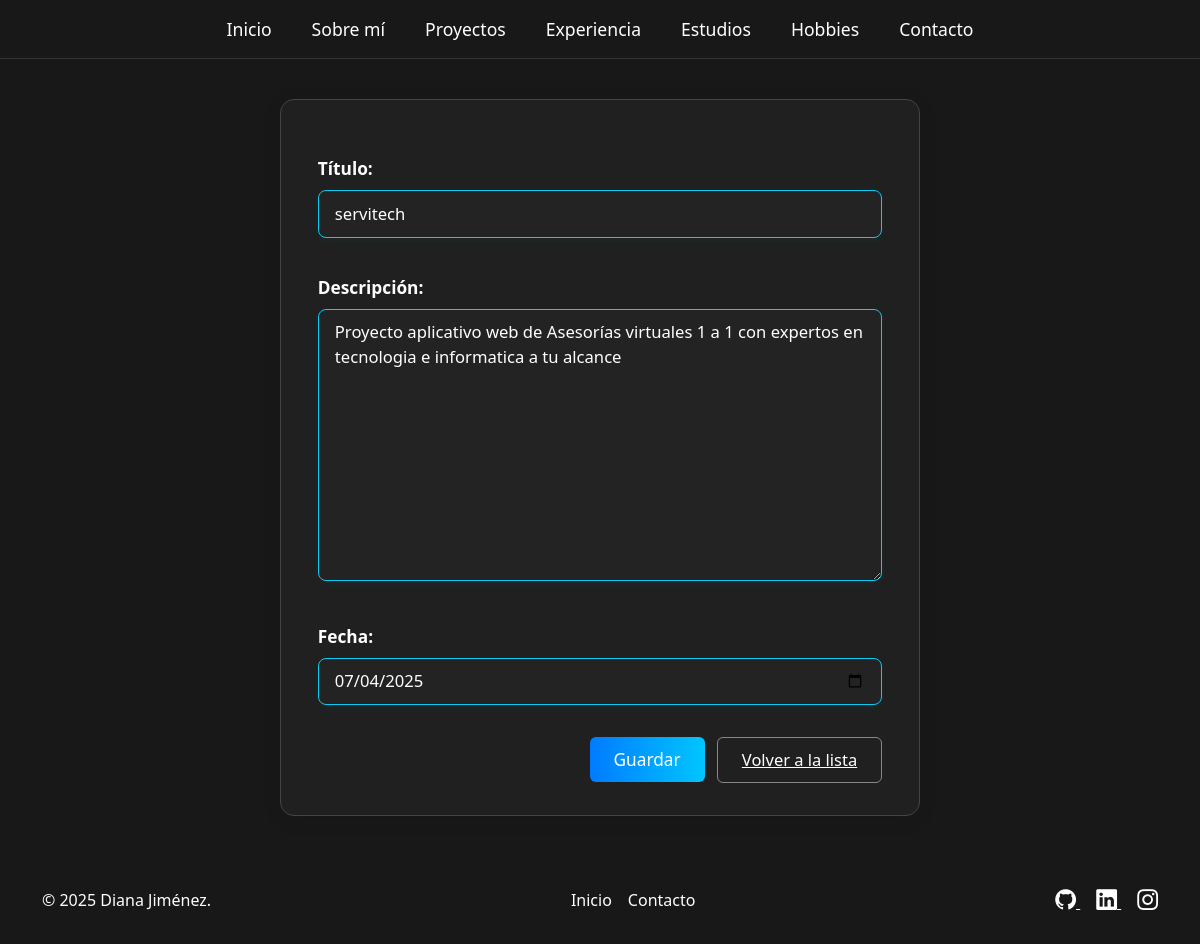
/proyectos/editar/1/, run on the app's committed database.
### portafolio_app/models.py (models this page shows, shortened)
class Proyecto(models.Model):
    titulo = models.CharField(max_length=100)
    descripcion = models.TextField()
    fecha = models.DateField()

### portafolio_app/views.py (the view)
# urls.py: path('proyectos/editar/<int:pk>/', views.editar_proyecto, name='editar_proyecto'),
def editar_proyecto(request, pk):
    proyecto = get_object_or_404(Proyecto, pk=pk)
    form = ProyectoForm(request.POST or None, instance=proyecto)
    if form.is_valid():
        form.save()
        return redirect('listaProyectos')
    return render(request, 'portafolio/formulario.html', {'form': form})

### portafolio_app/forms.py
class ProyectoForm(forms.ModelForm):
    class Meta:
        model = Proyecto
        fields = ['titulo', 'descripcion', 'fecha']
        widgets = {
            'fecha': forms.DateInput(attrs={'type': 'date', 'class': 'form-control'})
        }

### portafolio_app/templates/portafolio/formulario.html (shortened to what this page needs)
{% extends 'portafolio/base.html' %}
{% block contenido %}
<div class="crud-form">
    <form method="post">
        <div class="mb-3">
            <label for="id_titulo">Título:</label>
            {{ form.titulo }}
        </div>
        <div class="mb-3">
            <label for="id_descripcion">Descripción:</label>
            {{ form.descripcion }}
        </div>
        <div class="mb-3">
            <label for="id_fecha">Fecha:</label>
            {{ form.fecha }}
        </div>
        <div class="crud-form-actions">
            <button type="submit" class="crud-btn-primary">Guardar</button>
            <a href="{% url 'listaProyectos' %}" class="crud-btn-secondary">Volver a la lista</a>
        </div>
    </form>
</div>
{% endblock %}

### static/css/styles.css (style rules this page uses)
html, body { min-height: 100vh; background: #181818; }
body { display: flex; flex-direction: column; height: 100vh; color: #fff; }
body, h1, h2, h3, h4, h5, h6, p, ul, ol, li, label, span, a, .lead { color: #fff; }
.form-control, input, textarea, select { background-color: #2c2c2c; color: #e0e0e0; border: 1px solid #444; border-radius: 4px; padding: 10px; }
.form-control::placeholder, input::placeholder, textarea::placeholder, select::placeholder { color: #bdbdbd; }

### static/css/crud_portafolio.css (style rules this page uses)
.crud-form { background: #202020; border: 1px solid #444; border-radius: 14px; box-shadow: 0 4px 20px rgba(0, 0, 0, 0.08); padding: 2rem 2.3rem; max-width: 640px; margin: 2.5rem auto; color: #fff; }
.crud-form label { font-weight: bold; color: #fff; font-size: 1.08rem; margin-bottom: 0.5rem; display: block; }
.crud-form input, .crud-form textarea, .crud-form select { background: #232323; color: #fff; border: 1.7px solid #0dcaf0; border-radius: 8px; padding: 0.65rem 1rem; margin-bottom: 1.3rem; width: 100%; font-size: 1.04rem; transition: border-color 0.2s, box-shadow 0.2s; box-shadow: 0 2px 10px rgba(13, 202, 240, 0.05); }
.crud-form .crud-btn-primary { background: linear-gradient(90deg, #007bff 0%, #00c6ff 100%); color: #fff; border: none; border-radius: 6px; padding: 0.6rem 1.5rem; font-weight: 500; font-size: 1.08rem; cursor: pointer; transition: background 0.2s, transform 0.2s; margin-right: 0.5rem; margin-top: 0.5rem; display: inline-block; }
.crud-form .crud-btn-secondary { background: none; color: #fff; border: 1.5px solid #888; border-radius: 6px; padding: 0.6rem 1.5rem; font-size: 1.03rem; cursor: pointer; margin-top: 0.7rem; transition: background 0.2s, color 0.2s, border-color 0.2s; display: inline-block; }
.crud-form .crud-form-actions { text-align: right; margin-top: 1.2rem; }

### static/css/estudios.css (style rules this page uses)
body { background: #181818; }

### data on the page
Proyecto: titulo "servitech", descripcion "Proyecto aplicativo web de Asesorías virtuales 1 a 1 con expertos en tecnologia e informatica a tu alcance", fecha "07/04/2025"
